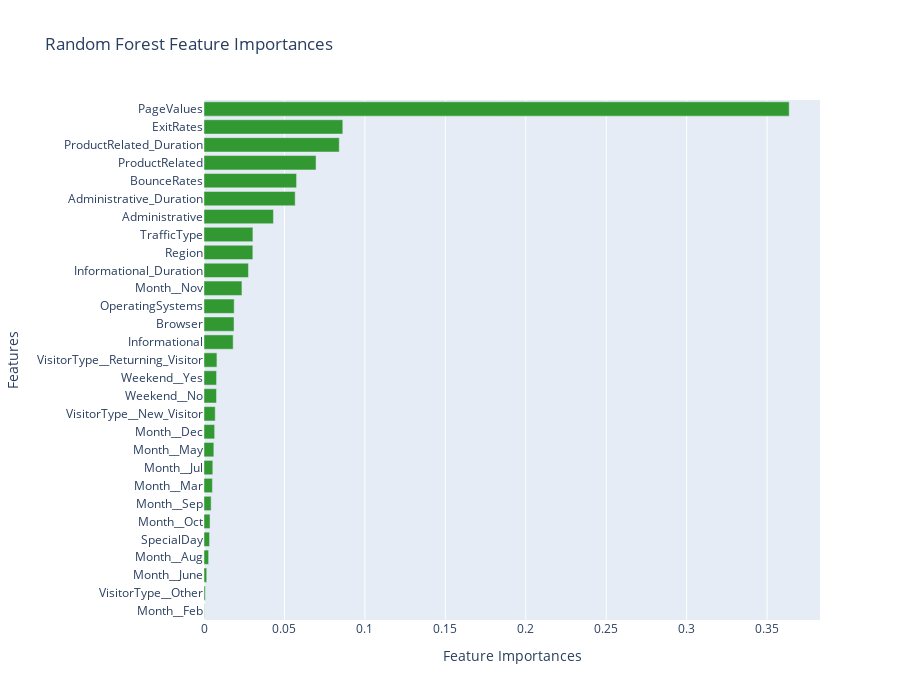

The cell this chart's notebook holds for it:
### Code cell
fig = go.Figure()
fig.add_trace(
    go.Bar(
        x=rf_clf.feature_importances_[tree_importance_sorted_idx],
        y=tree_indices,
        orientation="h",
        marker_color="#329932",
    )
)
fig.update_layout(
    title="Random Forest Feature Importances",
    yaxis=dict(
        title="Features",
        tickmode="array",
        tickvals=tree_indices,
        ticktext=X_train.columns[tree_importance_sorted_idx],
    ),
    xaxis=dict(title="Feature Importances"),
    height=700,
)
fig.show()

### Figure 1 — Plotly figure (JSON) as saved in the notebook; plotly's stock layout.template omitted (floating-point values rounded to 4 significant figures)
{"data": [{"marker": {"color": "#329932"}, "orientation": "h", "type": "bar", "x": [0.000186, 0.0008079, 0.001704, 0.002886, 0.003464, 0.003755, 0.004443, 0.005232, 0.005482, 0.006124, 0.006633, 0.006982, 0.007779, 0.007805, 0.008044, 0.01813, 0.01867, 0.01876, 0.02359, 0.02764, 0.03037, 0.0304, 0.04317, 0.05668, 0.05754, 0.06965, 0.08406, 0.08628, 0.3637], "y": [0.5, 1.5, 2.5, 3.5, 4.5, 5.5, 6.5, 7.5, 8.5, 9.5, 10.5, 11.5, 12.5, 13.5, 14.5, 15.5, 16.5, 17.5, 18.5, 19.5, 20.5, 21.5, 22.5, 23.5, 24.5, 25.5, 26.5, 27.5, 28.5]}], "layout": {"height": 700, "title": {"text": "Random Forest Feature Importances"}, "xaxis": {"title": {"text": "Feature Importances"}}, "yaxis": {"tickmode": "array", "ticktext": ["Month__Feb", "VisitorType__Other", "Month__June", "Month__Aug", "SpecialDay", "Month__Oct", "Month__Sep", "Month__Mar", "Month__Jul", "Month__May", "Month__Dec", "VisitorType__New_Visitor", "Weekend__No", "Weekend__Yes", "VisitorType__Returning_Visitor", "Informational", "Browser", "OperatingSystems", "Month__Nov", "Informational_Duration", "Region", "TrafficType", "Administrative", "Administrative_Duration", "BounceRates", "ProductRelated", "ProductRelated_Duration", "ExitRates", "PageValues"], "tickvals": [0.5, 1.5, 2.5, 3.5, 4.5, 5.5, 6.5, 7.5, 8.5, 9.5, 10.5, 11.5, 12.5, 13.5, 14.5, 15.5, 16.5, 17.5, 18.5, 19.5, 20.5, 21.5, 22.5, 23.5, 24.5, 25.5, 26.5, 27.5, 28.5], "title": {"text": "Features"}}}}
